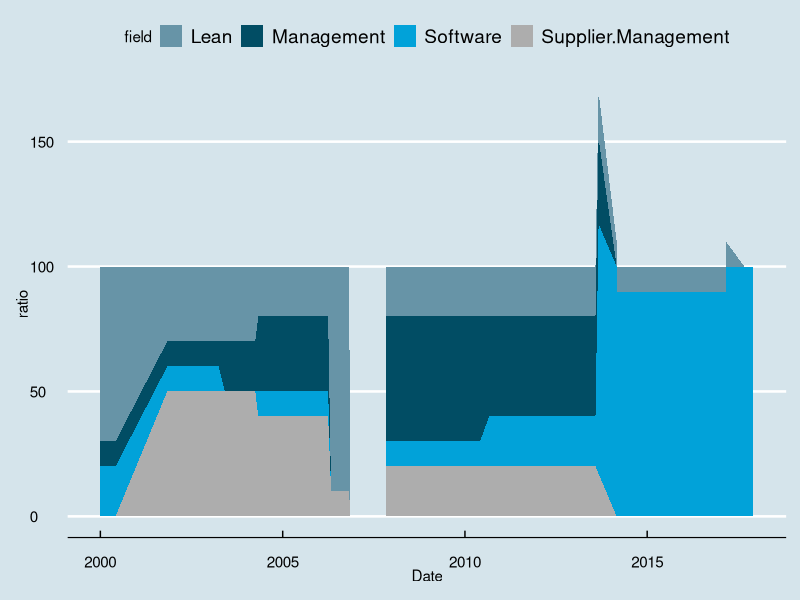
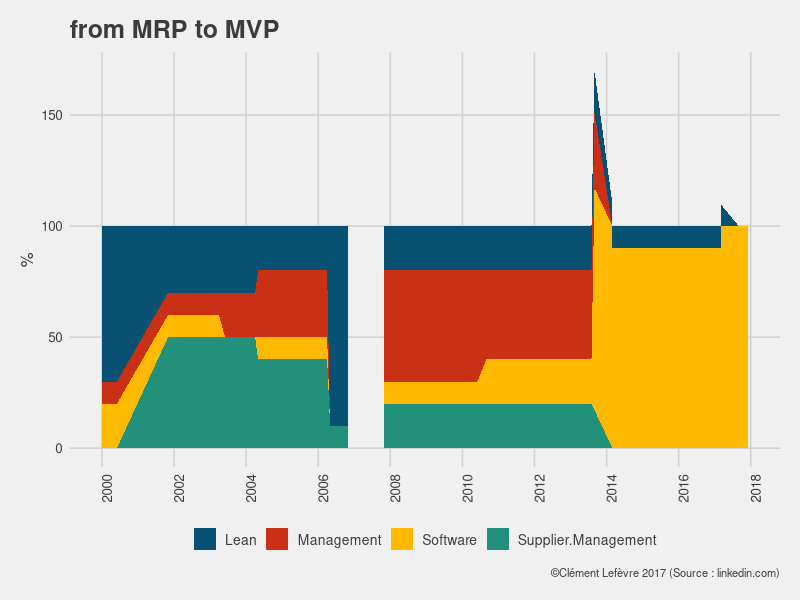

These charts were generated, in order, by the following R code: (Note: this script raises an error after producing the figures.)
## ---- chunk 1

## ---- chunk 2
library(tidyverse)
library(ggplot2)
library(lubridate)
library(RColorBrewer)
library(ggthemes)
library(scales)
## ---- chunk 3
df<-read.csv('resume_data.csv')
df$Date<-dmy(df$Date)
str(df)
df<-df %>% gather(field,ratio,Management:Supplier.Management)
ggplot(df, aes(Date, ratio)) +geom_area(aes( fill= field), position = 'stack')   + theme_economist() + scale_fill_economist()
  

## ---- chunk 4
palette<-c("#075272","#ca3016","#ffba00","#23907b", "#897a8d","#70ddca")

p<-ggplot(df, aes(Date, ratio)) +theme_fivethirtyeight()+geom_area(aes( fill= field), position = 'stack') +scale_x_date(breaks = pretty_breaks(15))+scale_fill_manual(values = palette)+labs(colour="")+theme(axis.title = element_text(), axis.title.x=element_blank(), axis.text.x = element_text(angle = 90, hjust = 1),legend.text=element_text(size=10),plot.caption=element_text(size=8),legend.title=element_blank(),legend.position="bottom", legend.direction="horizontal")+ggtitle("from MRP to MVP")+labs(caption = "©Clément Lefèvre 2017 (Source : linkedin.com)")+ylab("%")
ggsave('resume.png',p,width = 12, height = 8,)
## ---- chunk 5
ggplot(data=df_neighbourhood ,aes(x=date,y=mean_price,colour=neighbourhood_group))+theme_fivethirtyeight()+ geom_line(,size=1)+labs(colour="")+ theme(axis.title = element_text(), axis.title.x=element_blank(), axis.text.x = element_text(angle = 90, hjust = 1),legend.text=element_text(size=10),plot.caption=element_text(size=8))+scale_x_date(breaks = pretty_breaks(15))+scale_colour_manual(values = palette)+ ggtitle("Berlin : Full appartments")+labs(caption = "©Clément Lefèvre 2017 (Sources : insideairbnb.com)")+ylab("euros/night")
